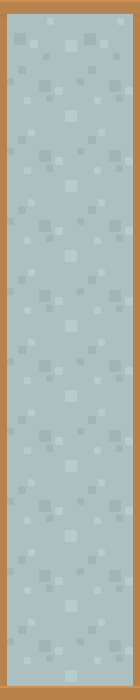

This game map was drawn from its Tiled (.tmx) file and the tilesets committed beside it. A one-line description and the full map source follow:
An orthogonal 2x10 tile map with 70x70 px tiles, 1 tile layer (Capa de Patrones 1).

<map version="1.2" tiledversion="1.2.0" orientation="orthogonal" renderorder="right-down" width="2" height="10" tilewidth="70" tileheight="70" infinite="0" nextlayerid="2" nextobjectid="1">
 <tileset firstgid="1" source="../../Tiles/Tilesheet 1.tsx" />
 <layer id="1" name="Capa de Patrones 1" width="2" height="10">
  <data encoding="csv">
131,133,
155,157,
155,157,
155,157,
155,157,
155,157,
155,157,
155,157,
155,157,
179,181
</data>
 </layer>
</map>
